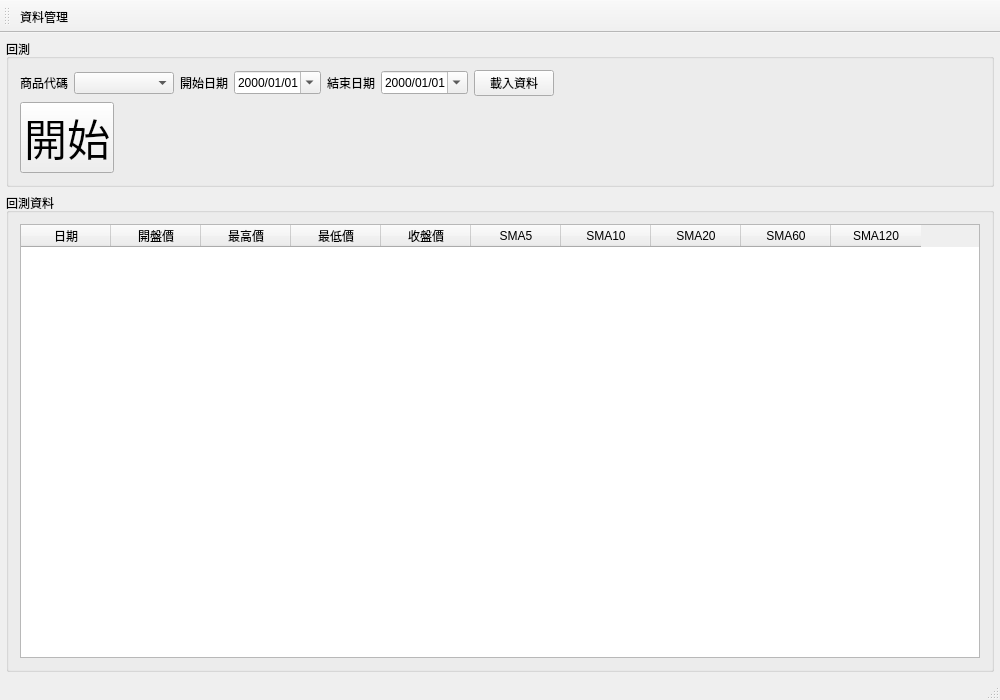
<?xml version="1.0" encoding="UTF-8"?>
<ui version="4.0">
 <class>MainWindow</class>
 <widget class="QMainWindow" name="MainWindow">
  <property name="geometry">
   <rect>
    <x>0</x>
    <y>0</y>
    <width>1000</width>
    <height>700</height>
   </rect>
  </property>
  <property name="windowTitle">
   <string>TradingMaster</string>
  </property>
  <widget class="QWidget" name="centralWidget">
   <layout class="QVBoxLayout" name="verticalLayout" stretch="0,1">
    <property name="leftMargin">
     <number>6</number>
    </property>
    <property name="topMargin">
     <number>6</number>
    </property>
    <property name="rightMargin">
     <number>6</number>
    </property>
    <property name="bottomMargin">
     <number>6</number>
    </property>
    <item>
     <widget class="QGroupBox" name="groupBox">
      <property name="title">
       <string>回測</string>
      </property>
      <layout class="QVBoxLayout" name="verticalLayout_3">
       <item>
        <layout class="QHBoxLayout" name="horizontalLayout">
         <item>
          <widget class="QLabel" name="label">
           <property name="text">
            <string>商品代碼</string>
           </property>
          </widget>
         </item>
         <item>
          <widget class="QComboBox" name="productCodeComboBox">
           <property name="minimumSize">
            <size>
             <width>100</width>
             <height>0</height>
            </size>
           </property>
          </widget>
         </item>
         <item>
          <widget class="QLabel" name="label_2">
           <property name="text">
            <string>開始日期</string>
           </property>
          </widget>
         </item>
         <item>
          <widget class="QDateEdit" name="beginDateEdit">
           <property name="displayFormat">
            <string>yyyy/MM/dd</string>
           </property>
           <property name="calendarPopup">
            <bool>true</bool>
           </property>
          </widget>
         </item>
         <item>
          <widget class="QLabel" name="label_3">
           <property name="text">
            <string>結束日期</string>
           </property>
          </widget>
         </item>
         <item>
          <widget class="QDateEdit" name="endDateEdit">
           <property name="displayFormat">
            <string>yyyy/MM/dd</string>
           </property>
           <property name="calendarPopup">
            <bool>true</bool>
           </property>
          </widget>
         </item>
         <item>
          <widget class="QPushButton" name="loadDataButton">
           <property name="text">
            <string>載入資料</string>
           </property>
          </widget>
         </item>
         <item>
          <spacer name="horizontalSpacer">
           <property name="orientation">
            <enum>Qt::Horizontal</enum>
           </property>
           <property name="sizeHint" stdset="0">
            <size>
             <width>40</width>
             <height>20</height>
            </size>
           </property>
          </spacer>
         </item>
        </layout>
       </item>
       <item>
        <layout class="QHBoxLayout" name="horizontalLayout_2">
         <item>
          <widget class="QPushButton" name="startButton">
           <property name="font">
            <font>
             <pointsize>32</pointsize>
            </font>
           </property>
           <property name="text">
            <string>開始</string>
           </property>
          </widget>
         </item>
         <item>
          <spacer name="horizontalSpacer_2">
           <property name="orientation">
            <enum>Qt::Horizontal</enum>
           </property>
           <property name="sizeHint" stdset="0">
            <size>
             <width>40</width>
             <height>20</height>
            </size>
           </property>
          </spacer>
         </item>
        </layout>
       </item>
      </layout>
     </widget>
    </item>
    <item>
     <widget class="QGroupBox" name="dataGroupBox">
      <property name="title">
       <string>回測資料</string>
      </property>
      <layout class="QVBoxLayout" name="dataGroupBoxLayout">
       <item>
        <widget class="QTableWidget" name="dataTableWidget">
         <property name="editTriggers">
          <set>QAbstractItemView::NoEditTriggers</set>
         </property>
         <attribute name="horizontalHeaderDefaultSectionSize">
          <number>90</number>
         </attribute>
         <attribute name="verticalHeaderVisible">
          <bool>false</bool>
         </attribute>
         <column>
          <property name="text">
           <string>日期</string>
          </property>
          <property name="textAlignment">
           <set>AlignCenter</set>
          </property>
         </column>
         <column>
          <property name="text">
           <string>開盤價</string>
          </property>
          <property name="textAlignment">
           <set>AlignCenter</set>
          </property>
         </column>
         <column>
          <property name="text">
           <string>最高價</string>
          </property>
          <property name="textAlignment">
           <set>AlignCenter</set>
          </property>
         </column>
         <column>
          <property name="text">
           <string>最低價</string>
          </property>
          <property name="textAlignment">
           <set>AlignCenter</set>
          </property>
         </column>
         <column>
          <property name="text">
           <string>收盤價</string>
          </property>
          <property name="textAlignment">
           <set>AlignCenter</set>
          </property>
         </column>
         <column>
          <property name="text">
           <string>SMA5</string>
          </property>
          <property name="textAlignment">
           <set>AlignCenter</set>
          </property>
         </column>
         <column>
          <property name="text">
           <string>SMA10</string>
          </property>
          <property name="textAlignment">
           <set>AlignCenter</set>
          </property>
         </column>
         <column>
          <property name="text">
           <string>SMA20</string>
          </property>
          <property name="textAlignment">
           <set>AlignCenter</set>
          </property>
         </column>
         <column>
          <property name="text">
           <string>SMA60</string>
          </property>
          <property name="textAlignment">
           <set>AlignCenter</set>
          </property>
         </column>
         <column>
          <property name="text">
           <string>SMA120</string>
          </property>
          <property name="textAlignment">
           <set>AlignCenter</set>
          </property>
         </column>
        </widget>
       </item>
      </layout>
     </widget>
    </item>
   </layout>
  </widget>
  <widget class="QMenuBar" name="menuBar">
   <property name="geometry">
    <rect>
     <x>0</x>
     <y>0</y>
     <width>1000</width>
     <height>22</height>
    </rect>
   </property>
  </widget>
  <widget class="QToolBar" name="mainToolBar">
   <attribute name="toolBarArea">
    <enum>TopToolBarArea</enum>
   </attribute>
   <attribute name="toolBarBreak">
    <bool>false</bool>
   </attribute>
   <addaction name="dataManagementAction"/>
  </widget>
  <widget class="QStatusBar" name="statusBar"/>
  <action name="dataManagementAction">
   <property name="text">
    <string>資料管理</string>
   </property>
  </action>
 </widget>
 <layoutdefault spacing="6" margin="11"/>
 <resources/>
 <connections/>
</ui>
